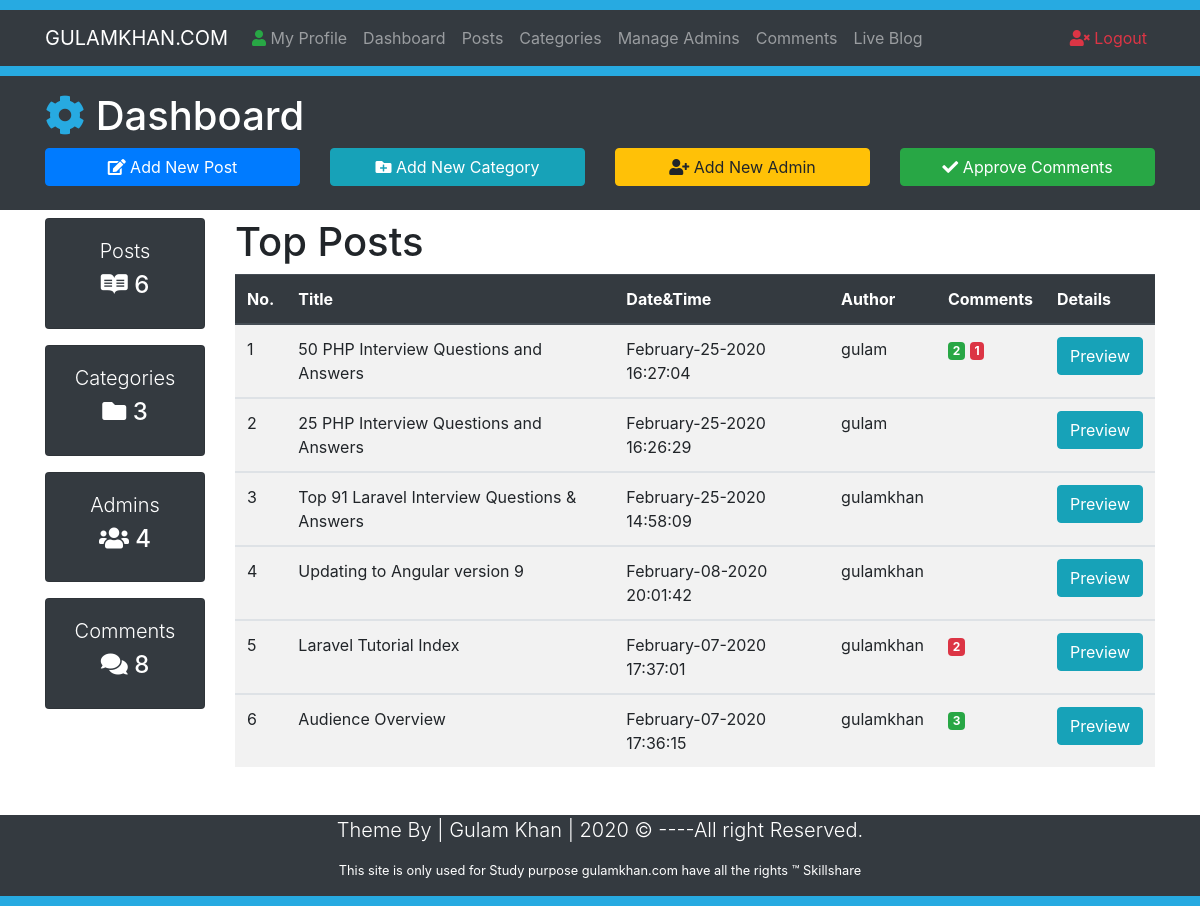
Screenshot of /Dashboard.php with the database file from the repository.
### tables this page shows
CREATE TABLE `posts` (
  `id` int(10) NOT NULL,
  `datetime` varchar(50) NOT NULL,
  `title` varchar(50) NOT NULL,
  `category` varchar(50) NOT NULL,
  `author` varchar(50) NOT NULL,
  `image` varchar(50) NOT NULL,
  `post` varchar(1000) NOT NULL
);

### Dashboard.php (the view, shortened to what this page needs)
<?php
require_once("Includes/Function.php");
?>
<!DOCTYPE html>
<html lang="en">
<head>
  <link rel="stylesheet" href="https://use.fontawesome.com/releases/v5.6.3/css/all.css">
  <link rel="stylesheet" href="https://stackpath.bootstrapcdn.com/bootstrap/4.2.1/css/bootstrap.min.css">
  <link rel="stylesheet" href="Css/Styles.css">
</head>
<body>
  <div style="height:10px; background:#27aae1;"></div>
  <nav class="navbar navbar-expand-lg navbar-dark bg-dark">
    <div class="container">
      <a href="#" class="navbar-brand text-uppercase"> gulamkhan.COM</a>
      <div class="collapse navbar-collapse" id="navbarcollapseCMS">
      <ul class="navbar-nav mr-auto">
        <li class="nav-item">
          <a href="MyProfile.php" class="nav-link"> <i class="fas fa-user text-success"></i> My Profile</a>
        </li>
        <li class="nav-item">
          <a href="Dashboard.php" class="nav-link">Dashboard</a>
        </li>
        <li class="nav-item">
          <a href="Posts.php" class="nav-link">Posts</a>
        </li>
        <li class="nav-item">
          <a href="Categories.php" class="nav-link">Categories</a>
        </li>
        <li class="nav-item">
          <a href="Admins.php" class="nav-link">Manage Admins</a>
        </li>
        <li class="nav-item">
          <a href="Comments.php" class="nav-link">Comments</a>
        </li>
        <li class="nav-item">
          <a href="Blog.php?page=1" class="nav-link" target="_blank">Live Blog</a>
        </li>
      </ul>
      <ul class="navbar-nav ml-auto">
        <li class="nav-item"><a href="Logout.php" class="nav-link text-danger">
          <i class="fas fa-user-times"></i> Logout</a></li>
      </ul>
      </div>
    </div>
  </nav>
    <div style="height:10px; background:#27aae1;"></div>
    <header class="bg-dark text-white py-3">
      <div class="container">
        <div class="row">
          <div class="col-md-12">
          <h1><i class="fas fa-cog" style="color:#27aae1;"></i> Dashboard</h1>
          </div>
          <div class="col-lg-3 mb-2">
            <a href="AddNewPost.php" class="btn btn-primary btn-block">
              <i class="fas fa-edit"></i> Add New Post
            </a>
          </div>
          <div class="col-lg-3 mb-2">
            <a href="Categories.php" class="btn btn-info btn-block">
              <i class="fas fa-folder-plus"></i> Add New Category
            </a>
          </div>
          <div class="col-lg-3 mb-2 ">
            <a href="Admins.php" class="btn btn-warning btn-block">
              <i class="fas fa-user-plus"></i> Add New Admin
            </a>
          </div>
          <div class="col-lg-3 mb-2">
            <a href="Comments.php" class="btn btn-success btn-block">
              <i class="fas fa-check"></i> Approve Comments
            </a>
          </div>
        </div>
      </div>
    </header>
    <section class="container py-2 mb-4">
      <div class="row">
        <div class="col-lg-2 d-none d-md-block">
          <div class="card text-center bg-dark text-white mb-3">
            <div class="card-body">
              <h1 class="lead">Posts</h1>
              <h4 class="display-5">
                <i class="fab fa-readme"></i>
              </h4>
            </div>
          </div>
          <div class="card text-center bg-dark text-white mb-3">
            <div class="card-body">
              <h1 class="lead">Categories</h1>
              <h4 class="display-5">
                <i class="fas fa-folder"></i>
              </h4>
            </div>
          </div>
          <div class="card text-center bg-dark text-white mb-3">
            <div class="card-body">
              <h1 class="lead">Admins</h1>
              <h4 class="display-5">
                <i class="fas fa-users"></i>
              </h4>
            </div>
          </div>
          <div class="card text-center bg-dark text-white mb-3">
            <div class="card-body">
              <h1 class="lead">Comments</h1>
              <h4 class="display-5">
                <i class="fas fa-comments"></i>
              </h4>
            </div>
          </div>
        </div>
        <div class="col-lg-10">
          <h1>Top Posts</h1>
          <table class="table table-striped table-hover">
            <thead class="thead-dark">
              <tr>
                <th>No.</th>
                <th>Title</th>
                <th>Date&Time</th>
                <th>Author</th>
                <th>Comments</th>
                <th>Details</th>
              </tr>
            </thead>
            <?php
          $query = "SELECT * FROM posts ORDER BY id desc LIMIT 0,6";
          $results = mysqli_query($conn, $query)or die('could not connect');
          $sn =0;
            if (mysqli_num_rows($results)>0) {
            	while ($data =mysqli_fetch_assoc($results)) {
            		$PostId  	=$data['id'];
            		$DateTime  	=$data['datetime'];
            		$Autor  	=$data['author'];
            		$Title  	=$data['title'];
            		$sn++;
            ?>
            <tbody>
            	<tr>
            		<td><?php echo $sn; ?></td>
            		<td><?php echo $Title; ?></td>
            		<td><?php echo $DateTime; ?></td>
            		<td><?php echo $Autor; ?></td>
                     <td>
                   <?php
                    $TotalComments = ApproveCommnetAsPosts($PostId);
                    if ($TotalComments>0) {
                    	echo '<span class="badge badge-success">';
                    	echo $TotalComments;
                    }
                 ?>
                     </span>
                       <?php
                          $TotalDisComments = DisApproveCommnetById($PostId);
                            if ($TotalDisComments) {
                            	echo '<span class="badge badge-danger">';
                            	echo $TotalDisComments;
                            }
                     		?>
                     	</span>
                     </td>
                     <td>
                     	<a   target="_blank" href="FullPost.php?id=<?php echo $PostId;?>"><span class="btn btn-info">Preview</span></a>
                     </td>
            	</tr>
            </tbody>
             <?php }
         }?>
          </table>
        </div>
      </div>
    </section>
    <footer class="bg-dark text-white">
      <div class="container">
        <div class="row">
          <div class="col">
          <p class="lead text-center">Theme By | Gulam Khan | <span id="year"></span> &copy; ----All right Reserved.</p>
          <p class="text-center small"><a style="color: white; text-decoration: none; cursor: pointer;" href="#" target="_blank"> This site is only used for Study purpose gulamkhan.com have all the rights &trade;  Skillshare</a></p>
           </div>
         </div>
      </div>
    </footer>
        <div style="height:10px; background:#27aae1;"></div>
</body>
</html>

### Includes/Function.php (shortened to what this page needs)
<?php
function TotalPost(){
  $conn = mysqli_connect("localhost","root","","cms") or die("connection Fialed");
  $sql = "SELECT COUNT(*) FROM posts";
    $result  = mysqli_query($conn, $sql);
    $TotatRorws = mysqli_fetch_array($result);
    $totalPost = array_shift($TotatRorws);
    echo $totalPost;
}
function TotalAdmins(){
    $conn = mysqli_connect("localhost","root","","cms") or die("connection Fialed");
      $sql = "SELECT COUNT(*) FROM admins";
      $result  = mysqli_query($conn, $sql);
      $TotatRorws = mysqli_fetch_array($result);
      $totalAd = array_shift($TotatRorws);
      echo $totalAd;
}
function TotalCategory(){
  $conn = mysqli_connect("localhost","root","","cms") or die("connection Fialed");
  $sql = "SELECT COUNT(*) FROM category";
    $result  = mysqli_query($conn, $sql);
    $TotatRorws = mysqli_fetch_array($result);
    $totalCaterory = array_shift($TotatRorws);
    echo $totalCaterory;
}
function TotalCommnet(){
  $conn = mysqli_connect("localhost","root","","cms") or die("connection Fialed");
    $sql = "SELECT COUNT(*) FROM comments";
      $result  = mysqli_query($conn, $sql);
      $TotatRorws = mysqli_fetch_array($result);
      $totalCommnet = array_shift($TotatRorws);
      echo $totalCommnet;
}
function ApproveCommnetAsPosts($PostId){
  $conn = mysqli_connect("localhost","root","","cms") or die("connection Fialed");
   $sqlApprove ="SELECT COUNT(*) FROM comments where
                   post_id ={$PostId} and status='ON'";
          $resultsArray = mysqli_query($conn,$sqlApprove);
          $TotalRowrs = mysqli_fetch_assoc($resultsArray);
          $TotalComments =array_shift($TotalRowrs);
          return $TotalComments;
}
function DisApproveCommnetById($PostId){
  $conn = mysqli_connect("localhost","root","","cms") or die("connection Fialed");
   $sqlDisApprove ="SELECT COUNT(*) FROM comments where
              post_id ={$PostId} and status='OFF'";
              $slqApprove = mysqli_query($conn,$sqlDisApprove);
              $TotalRowrs = mysqli_fetch_assoc($slqApprove);
              $TotalComments =array_shift($TotalRowrs);
              return $TotalComments;
}
?>

### rows the page displays
posts: title "50 PHP Interview Questions and Answers", datetime "February-25-2020 16:27:04", author "gulam", TotalComments "2", TotalDisComments "1"
posts: title "25 PHP Interview Questions and Answers", datetime "February-25-2020 16:26:29", author "gulam"
posts: title "Top 91 Laravel Interview Questions & Answers", datetime "February-25-2020 14:58:09", author "gulamkhan"
posts: title "Updating to Angular version 9", datetime "February-08-2020 20:01:42", author "gulamkhan"
posts: title "Laravel Tutorial Index", datetime "February-07-2020 17:37:01", author "gulamkhan", TotalDisComments "2"
posts: title "Audience Overview", datetime "February-07-2020 17:36:15", author "gulamkhan", TotalComments "3"

### other values shown
$totalPost "6"
$totalCaterory "3"
$totalAd "4"
$totalCommnet "8"
